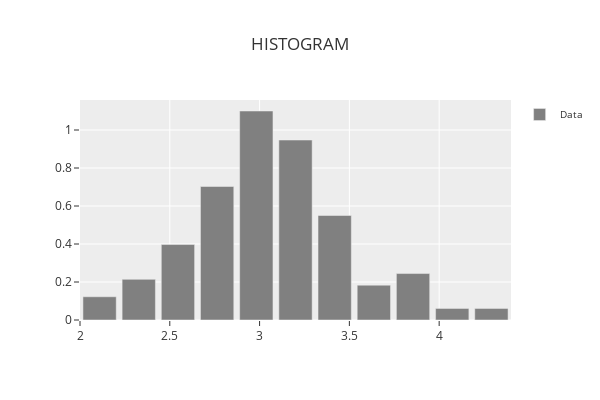

Notebook source saved alongside this figure:
### Code cell
phi.plot_histogram()

### Figure 1 — Plotly figure (JSON) as saved in the notebook; plotly's stock layout.template omitted (floating-point values rounded to 4 significant figures)
{"data": [{"marker": {"color": "rgba(128,128,128,1)"}, "name": "Data", "showlegend": true, "type": "bar", "x": [2.109, 2.327, 2.545, 2.764, 2.982, 3.2, 3.418, 3.636, 3.855, 4.073, 4.291], "y": [0.1222, 0.2139, 0.3972, 0.7028, 1.1, 0.9472, 0.55, 0.1833, 0.2444, 0.06111, 0.06111]}], "layout": {"bargap": 0.15, "height": 400, "legend": {"font": {"size": 10}, "orientation": "v", "title": {"font": {"size": 10}}, "xanchor": "left", "y": 1, "yanchor": "auto"}, "title": {"text": "HISTOGRAM"}, "width": 600, "xaxis": {"title": {}}, "yaxis": {"title": {}}}}
